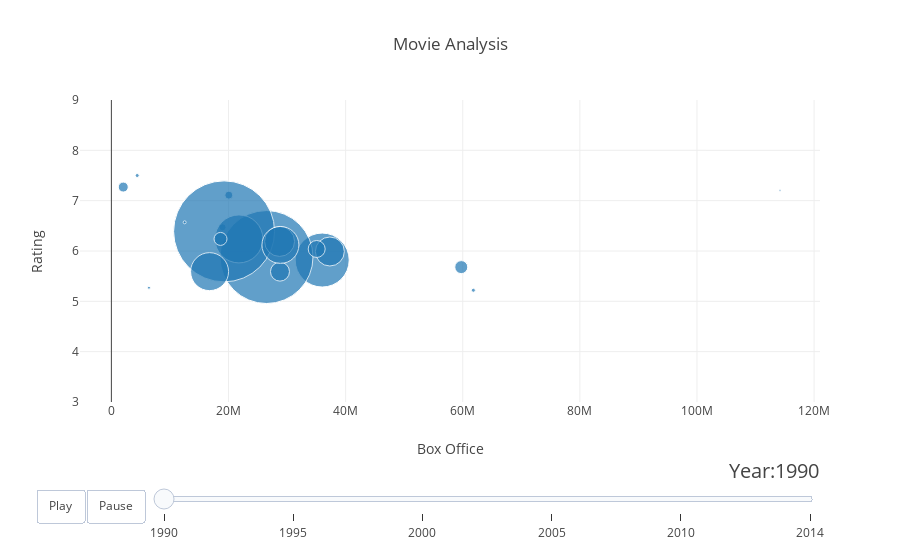

Here is the notebook cell this chart was saved with:
### Code cell
'''
Plotting the dataset
'''
# plot(figure)
iplot(figure)

### Figure 1 — Plotly figure (JSON) as saved in the notebook; plotly's stock layout.template omitted (floating-point values rounded to 4 significant figures)
{"data": [{"hoverinfo": "text", "marker": {"size": [54, 29, 7, 8, 93, 48, 10, 101, 13, 17, 4, 38, 3, 13, 30, 19, 4, 37, 3, 2]}, "mode": "markers", "text": ["Genre: Action<br>Mean: 5.82<br>Movie Count: 54<br>Mean BoxOffice: 36.0M", "Genre: Adventure<br>Mean: 5.99<br>Movie Count: 29<br>Mean BoxOffice: 37.3M", "Genre: Animation<br>Mean: 6.47<br>Movie Count: 7<br>Mean BoxOffice: 18.98M", "Genre: Biography<br>Mean: 7.11<br>Movie Count: 8<br>Mean BoxOffice: 20.05M", "Genre: Comedy<br>Mean: 5.88<br>Movie Count: 93<br>Mean BoxOffice: 26.49M", "Genre: Crime<br>Mean: 6.24<br>Movie Count: 48<br>Mean BoxOffice: 21.78M", "Genre: Documentary<br>Mean: 7.27<br>Movie Count: 10<br>Mean BoxOffice: 2.02M", "Genre: Drama<br>Mean: 6.39<br>Movie Count: 101<br>Mean BoxOffice: 19.24M", "Genre: Family<br>Mean: 5.68<br>Movie Count: 13<br>Mean BoxOffice: 59.75M", "Genre: Fantasy<br>Mean: 6.04<br>Movie Count: 17<br>Mean BoxOffice: 35.06M", "Genre: History<br>Mean: 7.5<br>Movie Count: 4<br>Mean BoxOffice: 4.41M", "Genre: Horror<br>Mean: 5.59<br>Movie Count: 38<br>Mean BoxOffice: 16.77M", "Genre: Musical<br>Mean: 5.27<br>Movie Count: 3<br>Mean BoxOffice: 6.41M", "Genre: Mystery<br>Mean: 6.24<br>Movie Count: 13<br>Mean BoxOffice: 18.63M", "Genre: Romance<br>Mean: 6.19<br>Movie Count: 30<br>Mean BoxOffice: 28.72M", "Genre: Sci-Fi<br>Mean: 5.59<br>Movie Count: 19<br>Mean BoxOffice: 28.79M", "Genre: Sport<br>Mean: 5.22<br>Movie Count: 4<br>Mean BoxOffice: 61.81M", "Genre: Thriller<br>Mean: 6.12<br>Movie Count: 37<br>Mean BoxOffice: 28.87M", "Genre: War<br>Mean: 6.57<br>Movie Count: 3<br>Mean BoxOffice: 12.51M", "Genre: Western<br>Mean: 7.2<br>Movie Count: 2<br>Mean BoxOffice: 114.18M"], "x": [36000229, 37304797, 18982395, 20052263, 26488548, 21777102, 2024721, 19244810, 59748319, 35059493, 4407416, 16767126, 6414560, 18634396, 28721187, 28788604, 61810366, 28865259, 12510807, 114176129], "y": [5.82, 5.99, 6.47, 7.11, 5.88, 6.24, 7.27, 6.39, 5.68, 6.04, 7.5, 5.59, 5.27, 6.24, 6.19, 5.59, 5.22, 6.12, 6.57, 7.2]}], "layout": {"sliders": [{"active": 0, "currentvalue": {"font": {"size": 20}, "prefix": "Year:", "visible": true, "xanchor": "right"}, "len": 0.9, "pad": {"b": 10, "t": 50}, "steps": [{"args": [[1990], {"frame": {"duration": 300, "redraw": false}, "mode": "immediate", "transition": {"duration": 300}}], "label": 1990, "method": "animate"}, {"args": [[1995], {"frame": {"duration": 300, "redraw": false}, "mode": "immediate", "transition": {"duration": 300}}], "label": 1995, "method": "animate"}, {"args": [[2000], {"frame": {"duration": 300, "redraw": false}, "mode": "immediate", "transition": {"duration": 300}}], "label": 2000, "method": "animate"}, {"args": [[2005], {"frame": {"duration": 300, "redraw": false}, "mode": "immediate", "transition": {"duration": 300}}], "label": 2005, "method": "animate"}, {"args": [[2010], {"frame": {"duration": 300, "redraw": false}, "mode": "immediate", "transition": {"duration": 300}}], "label": 2010, "method": "animate"}, {"args": [[2014], {"frame": {"duration": 300, "redraw": false}, "mode": "immediate", "transition": {"duration": 300}}], "label": 2014, "method": "animate"}], "transition": {"duration": 300, "easing": "cubic-in-out"}, "x": 0.1, "xanchor": "left", "y": 0, "yanchor": "top"}], "title": "Movie Analysis", "updatemenus": [{"buttons": [{"args": [null, {"frame": {"duration": 500, "redraw": false}, "fromcurrent": true, "transistion": {"duration": 300, "easing": "quadratic-in-out"}}], "label": "Play", "method": "animate"}, {"args": [[null], {"frame": {"duration": 0, "redraw": false}, "mode": "immediate", "transistion": {"duration": 0}}], "label": "Pause", "method": "animate"}], "direction": "left", "pad": {"r": 10, "t": 87}, "showactive": false, "type": "buttons", "x": 0.1, "xanchor": "right", "y": 0, "yanchor": "top"}], "xaxis": {"title": "Box Office"}, "yaxis": {"range": [3, 9], "title": "Rating"}}}
